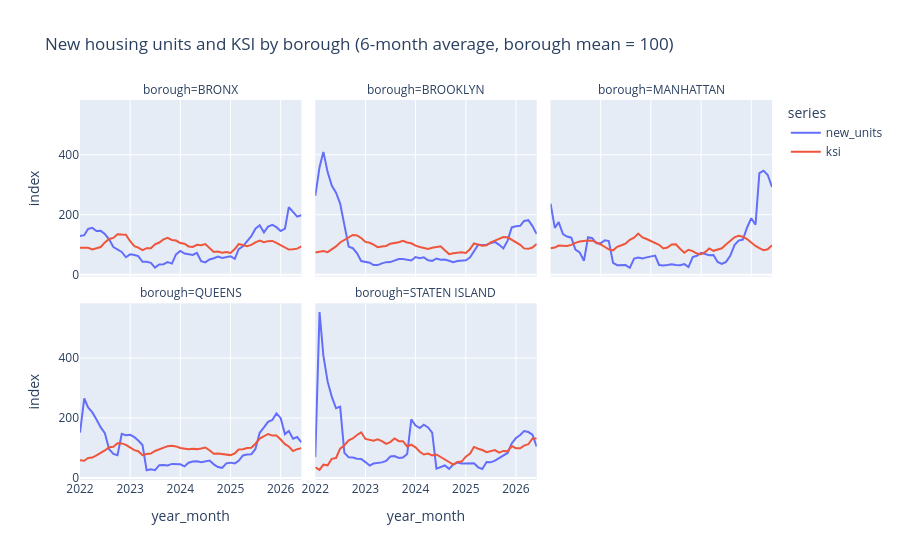

Source (notebook cell):
### Markdown cell above
## Research question 1

**In each borough, do months with more planned new housing units also have more KSI people?**

*Why it matters:* if harm rises when building picks up, the city could add safety measures at those times.

*Method:* add up both measures per borough and month, then compute a Spearman correlation per borough. The chart smooths each line over 6 months and scales it so the borough's own average is 100, which puts both lines on one axis.

### Code cell
borough_month = df.groupby(["borough", "year_month"])[["new_units", "ksi"]].sum().reset_index()

rows = []
for borough, g in borough_month.groupby("borough"):
    rho, p = spearmanr(g.new_units, g.ksi)
    rows.append({"borough": borough, "spearman_rho": round(rho, 2), "p_value": round(p, 3)})
display(pd.DataFrame(rows))

for col in ["new_units", "ksi"]:
    smooth = borough_month.groupby("borough")[col].transform(lambda x: x.rolling(6, min_periods=1).mean())
    borough_month[col] = 100 * smooth / borough_month.groupby("borough")[col].transform("mean")

long = borough_month.melt(["borough", "year_month"], var_name="series", value_name="index")
px.line(long, x="year_month", y="index", color="series", facet_col="borough", facet_col_wrap=3,
        title="New housing units and KSI by borough (6-month average, borough mean = 100)").show()

### Figure 1 — Plotly figure (JSON) as saved in the notebook; plotly's stock layout.template omitted (floating-point values rounded to 4 significant figures)
{"data": [{"hovertemplate": "series=new_units<br>borough=BRONX<br>year_month=%{x}<br>index=%{y}<extra></extra>", "legendgroup": "new_units", "line": {"color": "#636efa", "dash": "solid"}, "marker": {"symbol": "circle"}, "mode": "lines", "name": "new_units", "orientation": "v", "showlegend": true, "type": "scatter", "x": ["2022-01", "2022-02", "2022-03", "2022-04", "2022-05", "2022-06", "2022-07", "2022-08", "2022-09", "2022-10", "2022-11", "2022-12", "2023-01", "2023-02", "2023-03", "2023-04", "2023-05", "2023-06", "2023-07", "2023-08", "2023-09", "2023-10", "2023-11", "2023-12", "2024-01", "2024-02", "2024-03", "2024-04", "2024-05", "2024-06", "2024-07", "2024-08", "2024-09", "2024-10", "2024-11", "2024-12", "2025-01", "2025-02", "2025-03", "2025-04", "2025-05", "2025-06", "2025-07", "2025-08", "2025-09", "2025-10", "2025-11", "2025-12", "2026-01", "2026-02", "2026-03", "2026-04", "2026-05", "2026-06"], "xaxis": "x4", "y": [128.6, 131.6, 152.3, 156.1, 145.5, 146.0, 135.3, 117.7, 92.16, 84.37, 75.76, 58.04, 67.64, 65.45, 61.78, 42.85, 43.14, 39.59, 23.33, 34.07, 34.93, 41.78, 36.88, 67.54, 79.02, 70.4, 67.11, 65.78, 72.42, 44.9, 40.71, 50.5, 54.5, 60.09, 55.78, 59.09, 61.0, 52.69, 85.35, 94.37, 112.0, 128.2, 153.1, 164.6, 140.9, 160.4, 166.0, 158.4, 145.4, 153.5, 225.2, 208.5, 193.7, 198.2], "yaxis": "y4"}, {"hovertemplate": "series=new_units<br>borough=BROOKLYN<br>year_month=%{x}<br>index=%{y}<extra></extra>", "legendgroup": "new_units", "line": {"color": "#636efa", "dash": "solid"}, "marker": {"symbol": "circle"}, "mode": "lines", "name": "new_units", "orientation": "v", "showlegend": false, "type": "scatter", "x": ["2022-01", "2022-02", "2022-03", "2022-04", "2022-05", "2022-06", "2022-07", "2022-08", "2022-09", "2022-10", "2022-11", "2022-12", "2023-01", "2023-02", "2023-03", "2023-04", "2023-05", "2023-06", "2023-07", "2023-08", "2023-09", "2023-10", "2023-11", "2023-12", "2024-01", "2024-02", "2024-03", "2024-04", "2024-05", "2024-06", "2024-07", "2024-08", "2024-09", "2024-10", "2024-11", "2024-12", "2025-01", "2025-02", "2025-03", "2025-04", "2025-05", "2025-06", "2025-07", "2025-08", "2025-09", "2025-10", "2025-11", "2025-12", "2026-01", "2026-02", "2026-03", "2026-04", "2026-05", "2026-06"], "xaxis": "x5", "y": [263.0, 358.5, 409.5, 342.0, 297.3, 273.7, 237.5, 165.6, 93.44, 88.25, 70.98, 45.54, 42.1, 39.88, 31.8, 31.78, 37.67, 41.73, 41.83, 47.28, 52.36, 52.11, 48.85, 47.19, 58.58, 54.56, 57.74, 48.01, 46.0, 53.95, 49.6, 50.56, 46.42, 41.66, 45.33, 45.83, 47.78, 57.64, 79.67, 99.91, 98.8, 99.56, 105.1, 109.1, 99.39, 87.12, 113.4, 157.5, 161.2, 162.7, 179.2, 181.7, 162.0, 135.1], "yaxis": "y5"}, {"hovertemplate": "series=new_units<br>borough=MANHATTAN<br>year_month=%{x}<br>index=%{y}<extra></extra>", "legendgroup": "new_units", "line": {"color": "#636efa", "dash": "solid"}, "marker": {"symbol": "circle"}, "mode": "lines", "name": "new_units", "orientation": "v", "showlegend": false, "type": "scatter", "x": ["2022-01", "2022-02", "2022-03", "2022-04", "2022-05", "2022-06", "2022-07", "2022-08", "2022-09", "2022-10", "2022-11", "2022-12", "2023-01", "2023-02", "2023-03", "2023-04", "2023-05", "2023-06", "2023-07", "2023-08", "2023-09", "2023-10", "2023-11", "2023-12", "2024-01", "2024-02", "2024-03", "2024-04", "2024-05", "2024-06", "2024-07", "2024-08", "2024-09", "2024-10", "2024-11", "2024-12", "2025-01", "2025-02", "2025-03", "2025-04", "2025-05", "2025-06", "2025-07", "2025-08", "2025-09", "2025-10", "2025-11", "2025-12", "2026-01", "2026-02", "2026-03", "2026-04", "2026-05", "2026-06"], "xaxis": "x6", "y": [236.9, 156.0, 175.0, 135.6, 127.0, 123.3, 83.84, 73.85, 46.43, 124.6, 121.6, 104.5, 104.9, 114.8, 112.3, 39.22, 31.35, 32.32, 31.93, 22.6, 53.82, 57.22, 54.17, 57.53, 60.05, 63.63, 32.28, 30.73, 32.19, 34.62, 32.1, 31.62, 35.15, 25.29, 58.5, 62.97, 72.61, 68.14, 64.52, 65.4, 42.23, 35.6, 42.67, 63.01, 98.83, 113.4, 117.0, 156.5, 188.1, 166.6, 338.4, 346.9, 332.5, 292.6], "yaxis": "y6"}, {"hovertemplate": "series=new_units<br>borough=QUEENS<br>year_month=%{x}<br>index=%{y}<extra></extra>", "legendgroup": "new_units", "line": {"color": "#636efa", "dash": "solid"}, "marker": {"symbol": "circle"}, "mode": "lines", "name": "new_units", "orientation": "v", "showlegend": false, "type": "scatter", "x": ["2022-01", "2022-02", "2022-03", "2022-04", "2022-05", "2022-06", "2022-07", "2022-08", "2022-09", "2022-10", "2022-11", "2022-12", "2023-01", "2023-02", "2023-03", "2023-04", "2023-05", "2023-06", "2023-07", "2023-08", "2023-09", "2023-10", "2023-11", "2023-12", "2024-01", "2024-02", "2024-03", "2024-04", "2024-05", "2024-06", "2024-07", "2024-08", "2024-09", "2024-10", "2024-11", "2024-12", "2025-01", "2025-02", "2025-03", "2025-04", "2025-05", "2025-06", "2025-07", "2025-08", "2025-09", "2025-10", "2025-11", "2025-12", "2026-01", "2026-02", "2026-03", "2026-04", "2026-05", "2026-06"], "xaxis": "x", "y": [151.3, 265.2, 235.0, 218.6, 194.8, 168.5, 149.1, 95.54, 80.44, 75.82, 147.3, 142.7, 143.7, 136.1, 124.8, 110.0, 25.71, 28.88, 25.99, 42.71, 43.37, 41.64, 46.72, 46.37, 45.49, 38.58, 50.74, 54.67, 55.5, 52.17, 55.63, 57.83, 45.35, 36.19, 33.66, 48.65, 51.04, 48.51, 57.06, 75.19, 78.02, 78.79, 96.75, 150.6, 168.6, 186.9, 193.5, 215.4, 199.6, 146.2, 156.8, 130.7, 136.5, 118.6], "yaxis": "y"}, {"hovertemplate": "series=new_units<br>borough=STATEN ISLAND<br>year_month=%{x}<br>index=%{y}<extra></extra>", "legendgroup": "new_units", "line": {"color": "#636efa", "dash": "solid"}, "marker": {"symbol": "circle"}, "mode": "lines", "name": "new_units", "orientation": "v", "showlegend": false, "type": "scatter", "x": ["2022-01", "2022-02", "2022-03", "2022-04", "2022-05", "2022-06", "2022-07", "2022-08", "2022-09", "2022-10", "2022-11", "2022-12", "2023-01", "2023-02", "2023-03", "2023-04", "2023-05", "2023-06", "2023-07", "2023-08", "2023-09", "2023-10", "2023-11", "2023-12", "2024-01", "2024-02", "2024-03", "2024-04", "2024-05", "2024-06", "2024-07", "2024-08", "2024-09", "2024-10", "2024-11", "2024-12", "2025-01", "2025-02", "2025-03", "2025-04", "2025-05", "2025-06", "2025-07", "2025-08", "2025-09", "2025-10", "2025-11", "2025-12", "2026-01", "2026-02", "2026-03", "2026-04", "2026-05", "2026-06"], "xaxis": "x2", "y": [69.45, 553.1, 408.0, 321.2, 271.1, 232.5, 237.7, 83.72, 68.83, 68.21, 63.87, 63.46, 52.92, 41.13, 47.96, 49.4, 51.88, 56.84, 71.52, 72.76, 66.77, 68.42, 80.2, 195.5, 174.7, 166.8, 177.8, 168.7, 151.3, 31.01, 35.55, 41.55, 30.18, 44.65, 51.26, 48.16, 48.37, 48.99, 49.2, 35.35, 29.97, 53.12, 52.09, 57.88, 66.97, 73.17, 83.3, 115.1, 133.1, 143.5, 156.5, 153.2, 144.7, 104.2], "yaxis": "y2"}, {"hovertemplate": "series=ksi<br>borough=BRONX<br>year_month=%{x}<br>index=%{y}<extra></extra>", "legendgroup": "ksi", "line": {"color": "#EF553B", "dash": "solid"}, "marker": {"symbol": "circle"}, "mode": "lines", "name": "ksi", "orientation": "v", "showlegend": true, "type": "scatter", "x": ["2022-01", "2022-02", "2022-03", "2022-04", "2022-05", "2022-06", "2022-07", "2022-08", "2022-09", "2022-10", "2022-11", "2022-12", "2023-01", "2023-02", "2023-03", "2023-04", "2023-05", "2023-06", "2023-07", "2023-08", "2023-09", "2023-10", "2023-11", "2023-12", "2024-01", "2024-02", "2024-03", "2024-04", "2024-05", "2024-06", "2024-07", "2024-08", "2024-09", "2024-10", "2024-11", "2024-12", "2025-01", "2025-02", "2025-03", "2025-04", "2025-05", "2025-06", "2025-07", "2025-08", "2025-09", "2025-10", "2025-11", "2025-12", "2026-01", "2026-02", "2026-03", "2026-04", "2026-05", "2026-06"], "xaxis": "x4", "y": [89.85, 89.85, 89.85, 84.09, 88.92, 92.15, 107.5, 119.0, 122.5, 134.4, 133.6, 133.2, 111.3, 95.22, 90.23, 81.78, 88.31, 88.31, 101.0, 107.1, 117.5, 122.5, 115.6, 113.7, 105.2, 103.3, 94.07, 92.53, 99.45, 97.91, 102.1, 87.93, 75.64, 76.79, 73.34, 75.26, 72.57, 85.24, 101.7, 98.68, 94.84, 99.06, 107.9, 113.7, 108.3, 111.7, 112.5, 106.0, 98.29, 88.31, 83.7, 84.85, 86.77, 94.45], "yaxis": "y4"}, {"hovertemplate": "series=ksi<br>borough=BROOKLYN<br>year_month=%{x}<br>index=%{y}<extra></extra>", "legendgroup": "ksi", "line": {"color": "#EF553B", "dash": "solid"}, "marker": {"symbol": "circle"}, "mode": "lines", "name": "ksi", "orientation": "v", "showlegend": false, "type": "scatter", "x": ["2022-01", "2022-02", "2022-03", "2022-04", "2022-05", "2022-06", "2022-07", "2022-08", "2022-09", "2022-10", "2022-11", "2022-12", "2023-01", "2023-02", "2023-03", "2023-04", "2023-05", "2023-06", "2023-07", "2023-08", "2023-09", "2023-10", "2023-11", "2023-12", "2024-01", "2024-02", "2024-03", "2024-04", "2024-05", "2024-06", "2024-07", "2024-08", "2024-09", "2024-10", "2024-11", "2024-12", "2025-01", "2025-02", "2025-03", "2025-04", "2025-05", "2025-06", "2025-07", "2025-08", "2025-09", "2025-10", "2025-11", "2025-12", "2026-01", "2026-02", "2026-03", "2026-04", "2026-05", "2026-06"], "xaxis": "x5", "y": [73.75, 75.25, 78.76, 74.87, 83.68, 94.06, 107.4, 115.6, 123.2, 132.2, 130.9, 122.2, 109.1, 106.4, 100.1, 91.81, 94.06, 95.82, 103.1, 104.3, 107.9, 112.9, 107.1, 104.6, 96.57, 92.06, 88.04, 85.54, 89.55, 93.31, 94.82, 81.27, 68.48, 71.24, 72.99, 74.5, 72.49, 85.54, 103.8, 100.3, 96.57, 98.08, 107.4, 113.6, 120.9, 125.4, 124.4, 115.4, 108.1, 99.58, 87.54, 86.04, 90.3, 102.1], "yaxis": "y5"}, {"hovertemplate": "series=ksi<br>borough=MANHATTAN<br>year_month=%{x}<br>index=%{y}<extra></extra>", "legendgroup": "ksi", "line": {"color": "#EF553B", "dash": "solid"}, "marker": {"symbol": "circle"}, "mode": "lines", "name": "ksi", "orientation": "v", "showlegend": false, "type": "scatter", "x": ["2022-01", "2022-02", "2022-03", "2022-04", "2022-05", "2022-06", "2022-07", "2022-08", "2022-09", "2022-10", "2022-11", "2022-12", "2023-01", "2023-02", "2023-03", "2023-04", "2023-05", "2023-06", "2023-07", "2023-08", "2023-09", "2023-10", "2023-11", "2023-12", "2024-01", "2024-02", "2024-03", "2024-04", "2024-05", "2024-06", "2024-07", "2024-08", "2024-09", "2024-10", "2024-11", "2024-12", "2025-01", "2025-02", "2025-03", "2025-04", "2025-05", "2025-06", "2025-07", "2025-08", "2025-09", "2025-10", "2025-11", "2025-12", "2026-01", "2026-02", "2026-03", "2026-04", "2026-05", "2026-06"], "xaxis": "x6", "y": [87.92, 90.23, 97.17, 95.44, 95.32, 99.1, 106.0, 110.3, 113.0, 114.1, 113.4, 108.4, 100.6, 92.16, 84.45, 80.98, 92.93, 97.94, 103.7, 116.1, 123.4, 136.9, 124.2, 118.8, 112.6, 105.3, 99.49, 87.15, 90.62, 100.6, 101.4, 86.38, 73.26, 82.9, 78.66, 70.18, 67.87, 75.58, 87.53, 79.43, 84.83, 87.92, 100.3, 113.4, 124.6, 129.9, 126.5, 118.8, 106.8, 95.63, 88.3, 81.75, 84.45, 98.33], "yaxis": "y6"}, {"hovertemplate": "series=ksi<br>borough=QUEENS<br>year_month=%{x}<br>index=%{y}<extra></extra>", "legendgroup": "ksi", "line": {"color": "#EF553B", "dash": "solid"}, "marker": {"symbol": "circle"}, "mode": "lines", "name": "ksi", "orientation": "v", "showlegend": false, "type": "scatter", "x": ["2022-01", "2022-02", "2022-03", "2022-04", "2022-05", "2022-06", "2022-07", "2022-08", "2022-09", "2022-10", "2022-11", "2022-12", "2023-01", "2023-02", "2023-03", "2023-04", "2023-05", "2023-06", "2023-07", "2023-08", "2023-09", "2023-10", "2023-11", "2023-12", "2024-01", "2024-02", "2024-03", "2024-04", "2024-05", "2024-06", "2024-07", "2024-08", "2024-09", "2024-10", "2024-11", "2024-12", "2025-01", "2025-02", "2025-03", "2025-04", "2025-05", "2025-06", "2025-07", "2025-08", "2025-09", "2025-10", "2025-11", "2025-12", "2026-01", "2026-02", "2026-03", "2026-04", "2026-05", "2026-06"], "xaxis": "x", "y": [59.12, 57.33, 66.89, 68.08, 75.61, 82.71, 91.67, 102.7, 103.9, 115.6, 115.3, 110.5, 100.9, 92.57, 89.28, 76.14, 79.73, 81.52, 89.88, 94.96, 99.44, 106.0, 107.5, 105.1, 100.0, 97.35, 95.55, 97.05, 96.15, 98.54, 101.5, 92.27, 80.92, 81.22, 79.43, 80.03, 76.14, 82.12, 94.96, 95.55, 99.73, 100.9, 114.1, 131.4, 139.2, 146.6, 141.2, 141.2, 128.1, 112.9, 104.8, 89.58, 95.85, 99.44], "yaxis": "y"}, {"hovertemplate": "series=ksi<br>borough=STATEN ISLAND<br>year_month=%{x}<br>index=%{y}<extra></extra>", "legendgroup": "ksi", "line": {"color": "#EF553B", "dash": "solid"}, "marker": {"symbol": "circle"}, "mode": "lines", "name": "ksi", "orientation": "v", "showlegend": false, "type": "scatter", "x": ["2022-01", "2022-02", "2022-03", "2022-04", "2022-05", "2022-06", "2022-07", "2022-08", "2022-09", "2022-10", "2022-11", "2022-12", "2023-01", "2023-02", "2023-03", "2023-04", "2023-05", "2023-06", "2023-07", "2023-08", "2023-09", "2023-10", "2023-11", "2023-12", "2024-01", "2024-02", "2024-03", "2024-04", "2024-05", "2024-06", "2024-07", "2024-08", "2024-09", "2024-10", "2024-11", "2024-12", "2025-01", "2025-02", "2025-03", "2025-04", "2025-05", "2025-06", "2025-07", "2025-08", "2025-09", "2025-10", "2025-11", "2025-12", "2026-01", "2026-02", "2026-03", "2026-04", "2026-05", "2026-06"], "xaxis": "x2", "y": [35.47, 26.6, 44.33, 42.12, 63.84, 66.5, 97.54, 109.4, 125.6, 131.5, 143.3, 152.2, 130.0, 127.1, 124.1, 128.6, 122.7, 113.8, 119.7, 131.5, 122.7, 122.7, 104.9, 110.8, 102.0, 87.19, 78.33, 81.28, 75.37, 78.33, 70.94, 62.07, 53.2, 44.33, 53.2, 54.68, 70.94, 81.28, 103.4, 97.54, 93.1, 85.71, 90.15, 93.1, 84.24, 90.15, 88.67, 106.4, 99.01, 99.01, 107.9, 112.3, 131.5, 131.5], "yaxis": "y2"}], "layout": {"annotations": [{"font": {}, "showarrow": false, "text": "borough=QUEENS", "x": 0.16, "xanchor": "center", "xref": "paper", "y": 0.465, "yanchor": "bottom", "yref": "paper"}, {"font": {}, "showarrow": false, "text": "borough=STATEN ISLAND", "x": 0.5, "xanchor": "center", "xref": "paper", "y": 0.465, "yanchor": "bottom", "yref": "paper"}, {"font": {}, "showarrow": false, "text": "borough=BRONX", "x": 0.16, "xanchor": "center", "xref": "paper", "y": 1.0, "yanchor": "bottom", "yref": "paper"}, {"font": {}, "showarrow": false, "text": "borough=BROOKLYN", "x": 0.5, "xanchor": "center", "xref": "paper", "y": 1.0, "yanchor": "bottom", "yref": "paper"}, {"font": {}, "showarrow": false, "text": "borough=MANHATTAN", "x": 0.84, "xanchor": "center", "xref": "paper", "y": 1.0, "yanchor": "bottom", "yref": "paper"}], "legend": {"title": {"text": "series"}, "tracegroupgap": 0}, "title": {"text": "New housing units and KSI by borough (6-month average, borough mean = 100)"}, "xaxis": {"anchor": "y", "domain": [0, 0.32], "title": {"text": "year_month"}}, "xaxis2": {"anchor": "y2", "domain": [0.34, 0.66], "matches": "x", "title": {"text": "year_month"}}, "xaxis3": {"anchor": "y3", "domain": [0.68, 1.0], "matches": "x", "title": {"text": "year_month"}}, "xaxis4": {"anchor": "y4", "domain": [0, 0.32], "matches": "x", "showticklabels": false}, "xaxis5": {"anchor": "y5", "domain": [0.34, 0.66], "matches": "x", "showticklabels": false}, "xaxis6": {"anchor": "y6", "domain": [0.68, 1.0], "matches": "x", "showticklabels": false}, "yaxis": {"anchor": "x", "domain": [0, 0.465], "title": {"text": "index"}}, "yaxis2": {"anchor": "x2", "domain": [0, 0.465], "matches": "y", "showticklabels": false}, "yaxis3": {"anchor": "x3", "domain": [0, 0.465], "matches": "y", "showticklabels": false}, "yaxis4": {"anchor": "x4", "domain": [0.535, 1.0], "matches": "y", "title": {"text": "index"}}, "yaxis5": {"anchor": "x5", "domain": [0.535, 1.0], "matches": "y", "showticklabels": false}, "yaxis6": {"anchor": "x6", "domain": [0.535, 1.0], "matches": "y", "showticklabels": false}}}
